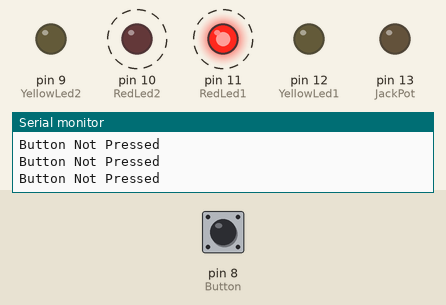
Recording of a sketch running on a simulated Arduino Uno, built with avr-gcc and run on an emulated ATmega328P. Shown: output pins drawn as LEDs (lit = HIGH), the last lines printed to the serial monitor. Dashed ring = blinking. Inputs (shaded band) come from the test bench; at power-on: pin 8 (Button) LOW.

Above: at 0.75 s.
1.3 s: pin 8 (Button) pulled HIGH for 0.15 s
At 1.3 s:
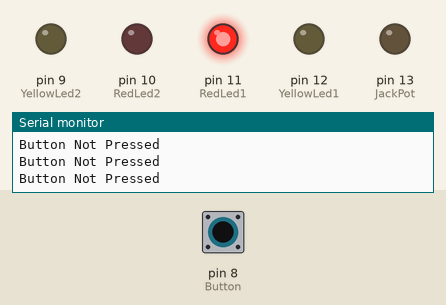
At 8.51 s:
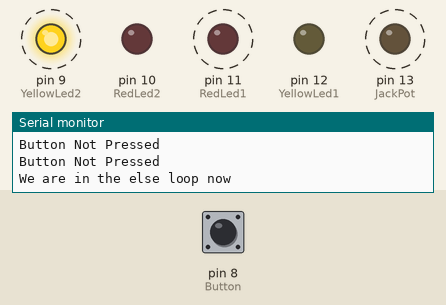
Timing chart, 0 to 13.4 s (numbered marks = the images above; inputs shaded):
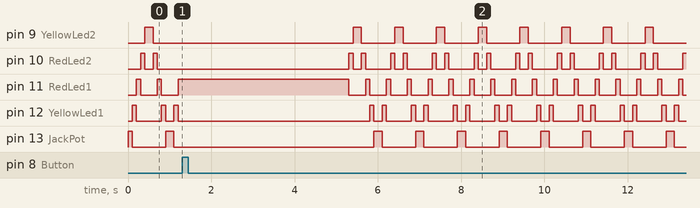

The sketch:

Ledgame.ino
```cpp
int JackPot = 13;
int YellowLed1 = 12;
int RedLed1 = 11;
int RedLed2 = 10;
int YellowLed2 = 9;
int Button = 8;
int arrayOfLeds[5] = {JackPot, YellowLed1, RedLed1, RedLed2, YellowLed2};
int ButtonVal = 0;
int Direction = 1;

void setup() {
// Here we are declareing the IO for the pins.
  pinMode(JackPot, OUTPUT);
  pinMode(YellowLed1, OUTPUT);
  pinMode(RedLed1, OUTPUT);
  pinMode(RedLed2, OUTPUT);
  pinMode(YellowLed2, OUTPUT);
  pinMode(Button, INPUT);
//Starting the serial protocall.
  Serial.begin(9600);
}

void loop() {
  if (Direction == 1) {                                 //Setting the direction for the led's.
    for (int counter1 = 0; counter1  < 5; counter1++) { //Counting UP in a loop.
      ButtonVal = digitalRead(Button);                  //Reading the button.
      if (ButtonVal == HIGH) {                          //Checking if the button is pressed.
        Serial.println("Button Pressed");               // If pressed print to serial monitor
        delay(4000);                                    //Wait 4 secconds before starting again.
      } else {
        Serial.println("Button Not Pressed");           // no button pressed.
      }
      leds(counter1);                                   //Sending the number to the led's.
      delay(100);                                       //delay can be longer or shorter.
      if (counter1 == 4){Direction = 0;}                // Switched the direction that the loop runs in.

    }

  }
  if (Direction == 0) {
    Serial.println("We are in the else loop now");
    for (int counter2 = 4; counter2  >= 0; counter2--) {
      ButtonVal = digitalRead(Button);
      if (ButtonVal == HIGH) {
        Serial.println("Button Pressed");
        delay(4000);
      } else {
        Serial.println("Button Not Pressed");
      }
      leds(counter2);
      delay(100);
      if (counter2 == 0){Direction = 1;}
    }
  }
}


void leds(int counted) {                                   //Turns off all led, except for the one that needs to be light up.
  for (int ThisCount = 0; ThisCount < 5; ThisCount++){
    if (ThisCount == counted){
      digitalWrite(arrayOfLeds[counted], HIGH);
    }
    else
    {
      digitalWrite(arrayOfLeds[ThisCount], LOW);
    }
  }
}
```
